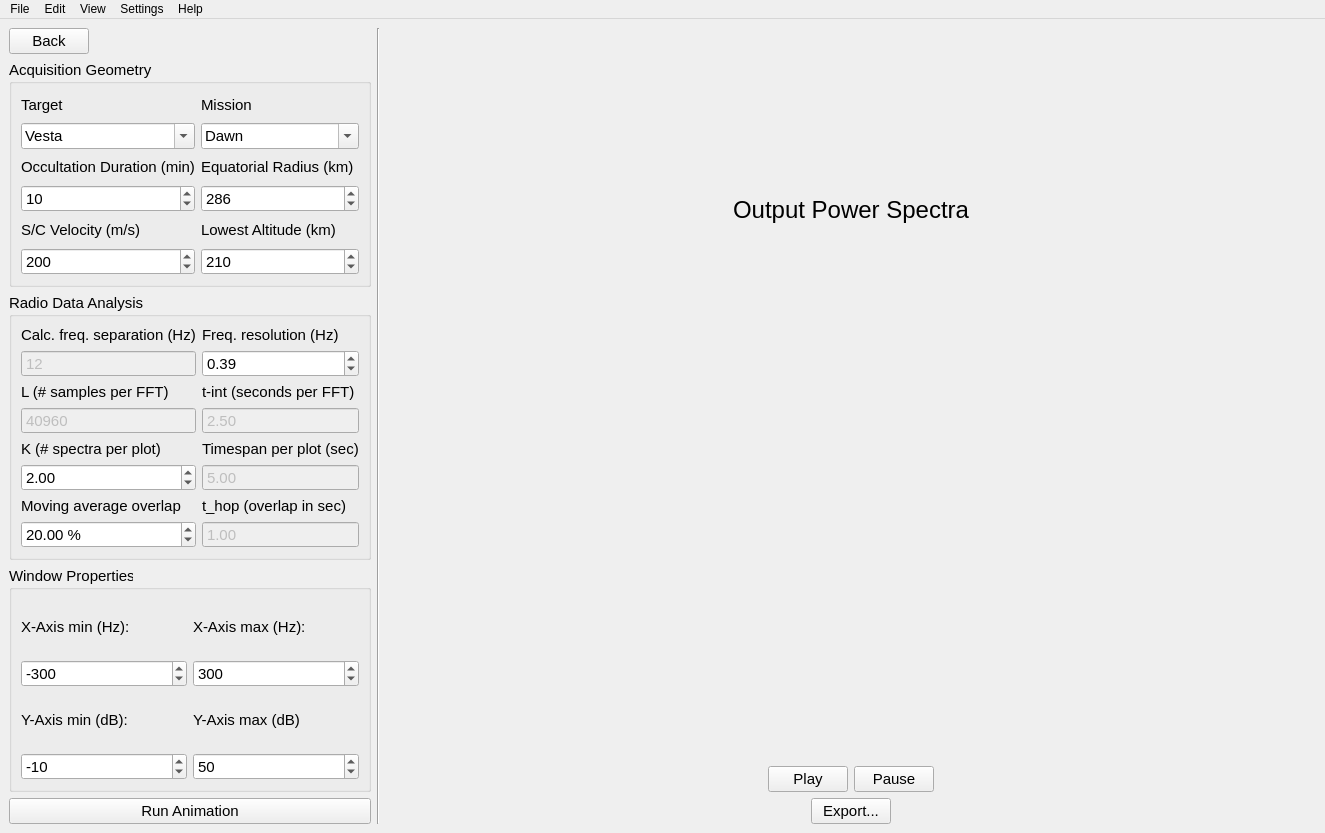
<?xml version="1.0" encoding="UTF-8"?>
<ui version="4.0">
 <class>MainWindow</class>
 <widget class="QMainWindow" name="MainWindow">
  <property name="geometry">
   <rect>
    <x>0</x>
    <y>0</y>
    <width>1325</width>
    <height>833</height>
   </rect>
  </property>
  <property name="font">
   <font>
    <family>Arial</family>
    <pointsize>9</pointsize>
    <weight>50</weight>
    <bold>false</bold>
   </font>
  </property>
  <property name="windowTitle">
   <string>MainWindow</string>
  </property>
  <widget class="QWidget" name="centralwidget">
   <property name="font">
    <font>
     <pointsize>9</pointsize>
    </font>
   </property>
   <layout class="QGridLayout" name="gridLayout">
    <item row="1" column="2">
     <layout class="QHBoxLayout" name="horizontalLayout" stretch="1,1,5">
      <item>
       <layout class="QVBoxLayout" name="vlayout_left">
        <item>
         <layout class="QHBoxLayout" name="horizontalLayout_7">
          <item>
           <widget class="QPushButton" name="btn_back">
            <property name="font">
             <font>
              <pointsize>11</pointsize>
             </font>
            </property>
            <property name="text">
             <string>Back</string>
            </property>
           </widget>
          </item>
          <item>
           <spacer name="horizontalSpacer_5">
            <property name="orientation">
             <enum>Qt::Horizontal</enum>
            </property>
            <property name="sizeHint" stdset="0">
             <size>
              <width>40</width>
              <height>20</height>
             </size>
            </property>
           </spacer>
          </item>
         </layout>
        </item>
        <item>
         <widget class="QGroupBox" name="group_aq_geometry">
          <property name="font">
           <font>
            <family>Arial</family>
            <pointsize>11</pointsize>
           </font>
          </property>
          <property name="title">
           <string>Acquisition Geometry</string>
          </property>
          <layout class="QGridLayout" name="gridLayout_3">
           <item row="0" column="0">
            <widget class="QLabel" name="lbl_target">
             <property name="font">
              <font>
               <family>Arial</family>
               <pointsize>11</pointsize>
              </font>
             </property>
             <property name="text">
              <string>Target</string>
             </property>
            </widget>
           </item>
           <item row="0" column="1">
            <widget class="QLabel" name="lbl_mission">
             <property name="font">
              <font>
               <family>Arial</family>
               <pointsize>11</pointsize>
              </font>
             </property>
             <property name="text">
              <string>Mission</string>
             </property>
            </widget>
           </item>
           <item row="1" column="0">
            <widget class="QComboBox" name="combo_target">
             <property name="enabled">
              <bool>true</bool>
             </property>
             <property name="editable">
              <bool>true</bool>
             </property>
             <property name="currentText">
              <string>Vesta</string>
             </property>
            </widget>
           </item>
           <item row="1" column="1">
            <widget class="QComboBox" name="combo_mission">
             <property name="enabled">
              <bool>true</bool>
             </property>
             <property name="editable">
              <bool>true</bool>
             </property>
             <property name="currentText">
              <string>Dawn</string>
             </property>
            </widget>
           </item>
           <item row="2" column="0">
            <widget class="QLabel" name="lbl_occ_duration">
             <property name="font">
              <font>
               <family>Arial</family>
               <pointsize>11</pointsize>
              </font>
             </property>
             <property name="text">
              <string>Occultation Duration (min)</string>
             </property>
            </widget>
           </item>
           <item row="2" column="1">
            <widget class="QLabel" name="lbl_eq_radius">
             <property name="font">
              <font>
               <family>Arial</family>
               <pointsize>11</pointsize>
              </font>
             </property>
             <property name="text">
              <string>Equatorial Radius (km)</string>
             </property>
            </widget>
           </item>
           <item row="3" column="0">
            <widget class="QSpinBox" name="spin_occ_duration">
             <property name="enabled">
              <bool>true</bool>
             </property>
             <property name="font">
              <font>
               <family>Arial</family>
               <pointsize>11</pointsize>
              </font>
             </property>
             <property name="minimum">
              <number>-100</number>
             </property>
             <property name="value">
              <number>10</number>
             </property>
            </widget>
           </item>
           <item row="3" column="1">
            <widget class="QSpinBox" name="spin_eq_radius">
             <property name="enabled">
              <bool>true</bool>
             </property>
             <property name="font">
              <font>
               <family>Arial</family>
               <pointsize>11</pointsize>
              </font>
             </property>
             <property name="minimum">
              <number>-100</number>
             </property>
             <property name="maximum">
              <number>1000000000</number>
             </property>
             <property name="value">
              <number>286</number>
             </property>
            </widget>
           </item>
           <item row="4" column="0">
            <widget class="QLabel" name="lbl_sc_veolcity">
             <property name="font">
              <font>
               <family>Arial</family>
               <pointsize>11</pointsize>
              </font>
             </property>
             <property name="text">
              <string>S/C Velocity (m/s)</string>
             </property>
            </widget>
           </item>
           <item row="4" column="1">
            <widget class="QLabel" name="lbl_lowest_alt">
             <property name="font">
              <font>
               <family>Arial</family>
               <pointsize>11</pointsize>
              </font>
             </property>
             <property name="text">
              <string>Lowest Altitude (km)</string>
             </property>
            </widget>
           </item>
           <item row="5" column="0">
            <widget class="QSpinBox" name="spin_sc_velocity">
             <property name="enabled">
              <bool>true</bool>
             </property>
             <property name="font">
              <font>
               <family>Arial</family>
               <pointsize>11</pointsize>
              </font>
             </property>
             <property name="minimum">
              <number>-100</number>
             </property>
             <property name="maximum">
              <number>1000</number>
             </property>
             <property name="value">
              <number>200</number>
             </property>
            </widget>
           </item>
           <item row="5" column="1">
            <widget class="QSpinBox" name="spin_lowest_alt">
             <property name="enabled">
              <bool>true</bool>
             </property>
             <property name="font">
              <font>
               <family>Arial</family>
               <pointsize>11</pointsize>
              </font>
             </property>
             <property name="minimum">
              <number>-100</number>
             </property>
             <property name="maximum">
              <number>1000</number>
             </property>
             <property name="value">
              <number>210</number>
             </property>
            </widget>
           </item>
          </layout>
         </widget>
        </item>
        <item>
         <widget class="QGroupBox" name="group_radio_analysis">
          <property name="font">
           <font>
            <family>Arial</family>
            <pointsize>11</pointsize>
           </font>
          </property>
          <property name="title">
           <string>Radio Data Analysis </string>
          </property>
          <layout class="QGridLayout" name="gridLayout_4">
           <item row="4" column="0">
            <widget class="QLabel" name="lbl_k_spec">
             <property name="font">
              <font>
               <family>Arial</family>
               <pointsize>11</pointsize>
              </font>
             </property>
             <property name="text">
              <string>K (# spectra per plot)</string>
             </property>
            </widget>
           </item>
           <item row="2" column="0">
            <widget class="QLabel" name="lbl_l_win">
             <property name="font">
              <font>
               <family>Arial</family>
               <pointsize>11</pointsize>
              </font>
             </property>
             <property name="text">
              <string>L (# samples per FFT)</string>
             </property>
            </widget>
           </item>
           <item row="1" column="1">
            <widget class="QDoubleSpinBox" name="spin_f_res">
             <property name="enabled">
              <bool>true</bool>
             </property>
             <property name="font">
              <font>
               <family>Arial</family>
               <pointsize>11</pointsize>
              </font>
             </property>
             <property name="decimals">
              <number>2</number>
             </property>
             <property name="value">
              <double>0.390000000000000</double>
             </property>
            </widget>
           </item>
           <item row="0" column="1">
            <widget class="QLabel" name="lbl_f_res">
             <property name="font">
              <font>
               <family>Arial</family>
               <pointsize>11</pointsize>
              </font>
             </property>
             <property name="text">
              <string>Freq. resolution (Hz)</string>
             </property>
            </widget>
           </item>
           <item row="0" column="0">
            <widget class="QLabel" name="lbl_delta_f">
             <property name="font">
              <font>
               <family>Arial</family>
               <pointsize>11</pointsize>
              </font>
             </property>
             <property name="text">
              <string>Calc. freq. separation (Hz)</string>
             </property>
            </widget>
           </item>
           <item row="6" column="0">
            <widget class="QLabel" name="lbl_t_hop">
             <property name="font">
              <font>
               <family>Arial</family>
               <pointsize>11</pointsize>
              </font>
             </property>
             <property name="text">
              <string>Moving average overlap</string>
             </property>
            </widget>
           </item>
           <item row="4" column="1">
            <widget class="QLabel" name="lbl_timespan">
             <property name="font">
              <font>
               <family>Arial</family>
               <pointsize>11</pointsize>
              </font>
             </property>
             <property name="text">
              <string>Timespan per plot (sec)</string>
             </property>
            </widget>
           </item>
           <item row="6" column="1">
            <widget class="QLabel" name="lbl_thop_tint">
             <property name="font">
              <font>
               <family>Arial</family>
               <pointsize>11</pointsize>
              </font>
             </property>
             <property name="text">
              <string>t_hop (overlap in sec)</string>
             </property>
            </widget>
           </item>
           <item row="7" column="0">
            <widget class="QDoubleSpinBox" name="double_t_hop">
             <property name="enabled">
              <bool>true</bool>
             </property>
             <property name="font">
              <font>
               <family>Arial</family>
               <pointsize>11</pointsize>
              </font>
             </property>
             <property name="suffix">
              <string> %</string>
             </property>
             <property name="value">
              <double>20.000000000000000</double>
             </property>
            </widget>
           </item>
           <item row="2" column="1">
            <widget class="QLabel" name="lbl_t_int">
             <property name="font">
              <font>
               <family>Arial</family>
               <pointsize>11</pointsize>
              </font>
             </property>
             <property name="text">
              <string>t-int (seconds per FFT)</string>
             </property>
            </widget>
           </item>
           <item row="5" column="0">
            <widget class="QDoubleSpinBox" name="double_k_spec">
             <property name="enabled">
              <bool>true</bool>
             </property>
             <property name="font">
              <font>
               <family>Arial</family>
               <pointsize>11</pointsize>
              </font>
             </property>
             <property name="decimals">
              <number>2</number>
             </property>
             <property name="value">
              <double>2.000000000000000</double>
             </property>
            </widget>
           </item>
           <item row="1" column="0">
            <widget class="QSpinBox" name="display_delta_f">
             <property name="enabled">
              <bool>false</bool>
             </property>
             <property name="buttonSymbols">
              <enum>QAbstractSpinBox::NoButtons</enum>
             </property>
             <property name="value">
              <number>12</number>
             </property>
            </widget>
           </item>
           <item row="3" column="0">
            <widget class="QSpinBox" name="display_l_win">
             <property name="enabled">
              <bool>false</bool>
             </property>
             <property name="buttonSymbols">
              <enum>QAbstractSpinBox::NoButtons</enum>
             </property>
             <property name="maximum">
              <number>10000000</number>
             </property>
             <property name="value">
              <number>40960</number>
             </property>
            </widget>
           </item>
           <item row="3" column="1">
            <widget class="QDoubleSpinBox" name="display_t_int">
             <property name="enabled">
              <bool>false</bool>
             </property>
             <property name="buttonSymbols">
              <enum>QAbstractSpinBox::NoButtons</enum>
             </property>
             <property name="decimals">
              <number>2</number>
             </property>
             <property name="value">
              <double>2.500000000000000</double>
             </property>
            </widget>
           </item>
           <item row="5" column="1">
            <widget class="QDoubleSpinBox" name="display_timespan">
             <property name="enabled">
              <bool>false</bool>
             </property>
             <property name="buttonSymbols">
              <enum>QAbstractSpinBox::NoButtons</enum>
             </property>
             <property name="value">
              <double>5.000000000000000</double>
             </property>
            </widget>
           </item>
           <item row="7" column="1">
            <widget class="QDoubleSpinBox" name="display_thop_tint">
             <property name="enabled">
              <bool>false</bool>
             </property>
             <property name="buttonSymbols">
              <enum>QAbstractSpinBox::NoButtons</enum>
             </property>
             <property name="value">
              <double>1.000000000000000</double>
             </property>
            </widget>
           </item>
          </layout>
         </widget>
        </item>
        <item>
         <widget class="QGroupBox" name="group_wind_props">
          <property name="font">
           <font>
            <family>Arial</family>
            <pointsize>11</pointsize>
           </font>
          </property>
          <property name="title">
           <string>Window Properties</string>
          </property>
          <layout class="QGridLayout" name="gridLayout_5">
           <item row="0" column="0">
            <widget class="QLabel" name="lbl_xmin">
             <property name="font">
              <font>
               <family>Arial</family>
               <pointsize>11</pointsize>
              </font>
             </property>
             <property name="text">
              <string>X-Axis min (Hz):</string>
             </property>
            </widget>
           </item>
           <item row="0" column="1">
            <widget class="QLabel" name="lbl_xmax">
             <property name="font">
              <font>
               <family>Arial</family>
               <pointsize>11</pointsize>
              </font>
             </property>
             <property name="text">
              <string>X-Axis max (Hz):</string>
             </property>
            </widget>
           </item>
           <item row="1" column="0">
            <widget class="QSpinBox" name="spin_xmin">
             <property name="enabled">
              <bool>true</bool>
             </property>
             <property name="font">
              <font>
               <family>Arial</family>
               <pointsize>11</pointsize>
              </font>
             </property>
             <property name="minimum">
              <number>-500</number>
             </property>
             <property name="value">
              <number>-300</number>
             </property>
            </widget>
           </item>
           <item row="1" column="1">
            <widget class="QSpinBox" name="spin_xmax">
             <property name="enabled">
              <bool>true</bool>
             </property>
             <property name="font">
              <font>
               <family>Arial</family>
               <pointsize>11</pointsize>
              </font>
             </property>
             <property name="minimum">
              <number>-50</number>
             </property>
             <property name="maximum">
              <number>500</number>
             </property>
             <property name="value">
              <number>300</number>
             </property>
            </widget>
           </item>
           <item row="2" column="0">
            <widget class="QLabel" name="lbl_ymin">
             <property name="font">
              <font>
               <family>Arial</family>
               <pointsize>11</pointsize>
              </font>
             </property>
             <property name="text">
              <string>Y-Axis min (dB):</string>
             </property>
            </widget>
           </item>
           <item row="2" column="1">
            <widget class="QLabel" name="lbl_ymax">
             <property name="font">
              <font>
               <family>Arial</family>
               <pointsize>11</pointsize>
              </font>
             </property>
             <property name="text">
              <string>Y-Axis max (dB)</string>
             </property>
            </widget>
           </item>
           <item row="3" column="0">
            <widget class="QSpinBox" name="spin_ymin">
             <property name="enabled">
              <bool>true</bool>
             </property>
             <property name="font">
              <font>
               <family>Arial</family>
               <pointsize>11</pointsize>
              </font>
             </property>
             <property name="minimum">
              <number>-100</number>
             </property>
             <property name="maximum">
              <number>3</number>
             </property>
             <property name="value">
              <number>-10</number>
             </property>
            </widget>
           </item>
           <item row="3" column="1">
            <widget class="QSpinBox" name="spin_ymax">
             <property name="enabled">
              <bool>true</bool>
             </property>
             <property name="font">
              <font>
               <family>Arial</family>
               <pointsize>11</pointsize>
              </font>
             </property>
             <property name="maximum">
              <number>500</number>
             </property>
             <property name="value">
              <number>50</number>
             </property>
            </widget>
           </item>
          </layout>
         </widget>
        </item>
        <item>
         <widget class="QPushButton" name="btn_run_animation">
          <property name="font">
           <font>
            <family>Arial</family>
            <pointsize>11</pointsize>
           </font>
          </property>
          <property name="text">
           <string>Run Animation</string>
          </property>
         </widget>
        </item>
       </layout>
      </item>
      <item>
       <widget class="Line" name="vline_center_divider">
        <property name="font">
         <font>
          <family>Arial</family>
          <pointsize>9</pointsize>
         </font>
        </property>
        <property name="orientation">
         <enum>Qt::Vertical</enum>
        </property>
       </widget>
      </item>
      <item>
       <layout class="QVBoxLayout" name="vlayout_right">
        <item>
         <widget class="QLabel" name="lbl_graph_header">
          <property name="font">
           <font>
            <family>Arial</family>
            <pointsize>18</pointsize>
           </font>
          </property>
          <property name="text">
           <string>Output Power Spectra</string>
          </property>
          <property name="alignment">
           <set>Qt::AlignCenter</set>
          </property>
         </widget>
        </item>
        <item>
         <widget class="BSRAnimation" name="widget_animation" native="true"/>
        </item>
        <item>
         <layout class="QHBoxLayout" name="horizontalLayout_3">
          <item>
           <spacer name="horizontalSpacer">
            <property name="orientation">
             <enum>Qt::Horizontal</enum>
            </property>
            <property name="sizeHint" stdset="0">
             <size>
              <width>40</width>
              <height>20</height>
             </size>
            </property>
           </spacer>
          </item>
          <item>
           <widget class="QPushButton" name="btn_play">
            <property name="font">
             <font>
              <pointsize>11</pointsize>
             </font>
            </property>
            <property name="text">
             <string>Play</string>
            </property>
           </widget>
          </item>
          <item>
           <widget class="QPushButton" name="btn_pause">
            <property name="font">
             <font>
              <pointsize>11</pointsize>
             </font>
            </property>
            <property name="text">
             <string>Pause</string>
            </property>
           </widget>
          </item>
          <item>
           <spacer name="horizontalSpacer_2">
            <property name="orientation">
             <enum>Qt::Horizontal</enum>
            </property>
            <property name="sizeHint" stdset="0">
             <size>
              <width>40</width>
              <height>20</height>
             </size>
            </property>
           </spacer>
          </item>
         </layout>
        </item>
        <item>
         <layout class="QHBoxLayout" name="horizontalLayout_5">
          <item>
           <spacer name="horizontalSpacer_3">
            <property name="orientation">
             <enum>Qt::Horizontal</enum>
            </property>
            <property name="sizeHint" stdset="0">
             <size>
              <width>40</width>
              <height>20</height>
             </size>
            </property>
           </spacer>
          </item>
          <item>
           <widget class="QPushButton" name="btn_export">
            <property name="enabled">
             <bool>true</bool>
            </property>
            <property name="font">
             <font>
              <family>Arial</family>
              <pointsize>11</pointsize>
             </font>
            </property>
            <property name="text">
             <string>Export...</string>
            </property>
           </widget>
          </item>
          <item>
           <spacer name="horizontalSpacer_4">
            <property name="orientation">
             <enum>Qt::Horizontal</enum>
            </property>
            <property name="sizeHint" stdset="0">
             <size>
              <width>40</width>
              <height>20</height>
             </size>
            </property>
           </spacer>
          </item>
         </layout>
        </item>
       </layout>
      </item>
     </layout>
    </item>
   </layout>
  </widget>
  <widget class="QMenuBar" name="menubar">
   <property name="geometry">
    <rect>
     <x>0</x>
     <y>0</y>
     <width>1325</width>
     <height>26</height>
    </rect>
   </property>
   <widget class="QMenu" name="menuFile">
    <property name="title">
     <string>File</string>
    </property>
   </widget>
   <widget class="QMenu" name="menuEdit">
    <property name="title">
     <string>Edit</string>
    </property>
   </widget>
   <widget class="QMenu" name="menuView">
    <property name="title">
     <string>View</string>
    </property>
   </widget>
   <widget class="QMenu" name="menuSettings">
    <property name="title">
     <string>Settings</string>
    </property>
   </widget>
   <widget class="QMenu" name="menuHelp">
    <property name="font">
     <font>
      <family>Arial</family>
     </font>
    </property>
    <property name="title">
     <string>Help</string>
    </property>
   </widget>
   <addaction name="menuFile"/>
   <addaction name="menuEdit"/>
   <addaction name="menuView"/>
   <addaction name="menuSettings"/>
   <addaction name="menuHelp"/>
  </widget>
  <action name="actionView">
   <property name="text">
    <string>View</string>
   </property>
  </action>
 </widget>
 <customwidgets>
  <customwidget>
   <class>BSRAnimation</class>
   <extends>QWidget</extends>
   <header>animation_v4</header>
   <container>1</container>
  </customwidget>
 </customwidgets>
 <resources/>
 <connections/>
</ui>
